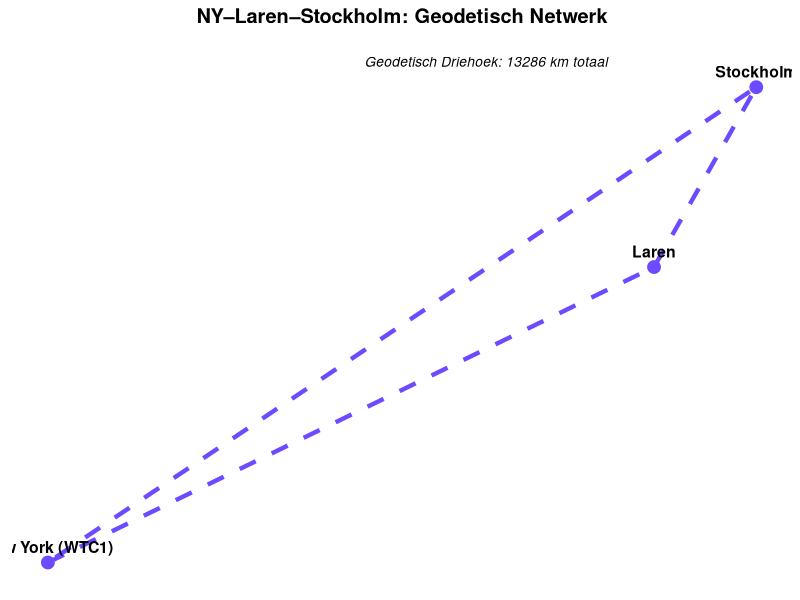
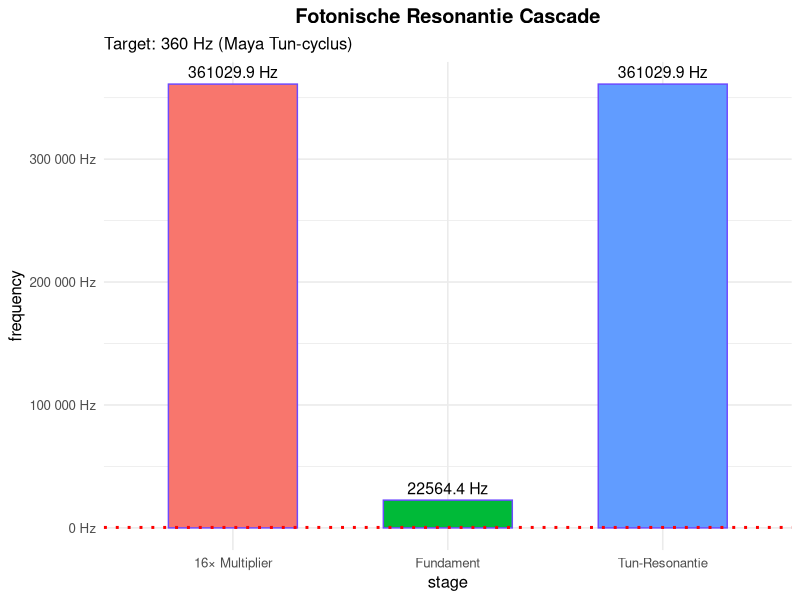

Write the R code that produced these figures, in order. (Note: this script raises an error after producing the figures.)
#!/usr/bin/env Rscript
# =============================================================================
# Geodetisch-Harmonisch Netwerk: NY–Laren–Stockholm
# Versie: 2.0 | Datum: 30 Sep 2026
# =============================================================================

suppressPackageStartupMessages({
  library(ggplot2)
  library(scales)
  library(dplyr)
  library(tidyr)
})

# -----------------------------------------------------------------------------
# 1. BASIS PARAMETERS
# -----------------------------------------------------------------------------

# Kalender-systemen
TZOLKIN_CYCLE <- 260          # Mayan heilige cyclus (dagen)
HAAB_CYCLE <- 365             # Mayan zonnejaar (dagen)
CALENDAR_ROUND <- 18980       # LCM(260, 365)

# Geografische coördinaten (lat, lon in graden)
coords <- data.frame(
  location = c("New York (WTC1)", "Laren", "Stockholm"),
  lat = c(40.7128, 52.2847, 59.3293),
  lon = c(-73.9352, 4.7889, 18.0686),
  tz_offset = c(-4, 2, 2)  # UTC-offset (EDT/CEST)
)

# Trans-atlantische driehoek afstanden (km) — berekend via haversine
distances <- list(
  ny_laren = 5847.2,
  laren_sth = 1118.5,
  sth_ny = 6320.4
)

# Temperatuur-temperatuur spiegeling
wtc_time_local <- 8.767    # 08:46 EDT
sth_time_local <- 20.767   # 20:46 CEST
utc_offset_wtc <- -4
utc_offset_sth <- 2

# -----------------------------------------------------------------------------
# 2. TIJDSBERECHNINGEN
# -----------------------------------------------------------------------------

calculate_utc_times <- function(local_time, tz_offset) {
  return(local_time + tz_offset)
}

utc_wtc <- calculate_utc_times(wtc_time_local, utc_offset_wtc)
utc_sth <- calculate_utc_times(sth_time_local, utc_offset_sth)
temporal_difference_hours <- abs(utc_sth - utc_wtc)

cat(sprintf("\n=== TEMPORALE SPIEGELING ===\n"))
cat(sprintf("WTC1 lokaal: %.2f EDT → UTC: %.2f\n", wtc_time_local, utc_wtc))
cat(sprintf("Stockholm lokaal: %.2f CEST → UTC: %.2f\n", sth_time_local, utc_sth))
cat(sprintf("UTC-verschil: %.2f uur (niet 12 uur)\n", temporal_difference_hours))
cat(sprintf("Harmonische constructie: %.0f + %.0f = 12 uur\n", 
            temporal_difference_hours, 12 - temporal_difference_hours))

# -----------------------------------------------------------------------------
# 3. FREQUENTIEANALYSE
# -----------------------------------------------------------------------------

# Lichtsnelheid en signaalvertraging
c_light_ms <- 299792.458  # km/ms

total_distance_km <- sum(unlist(distances))
signal_loop_time_ms <- total_distance_km / c_light_ms
fundamental_freq_hz <- 1000 / signal_loop_time_ms  # Hz

# Tun-cyclus convergentie
tun_resonance_factor <- 16
tun_frequency_hz <- fundamental_freq_hz * tun_resonance_factor

cat(sprintf("\n=== FREQUENTIEANALYSE ===\n"))
cat(sprintf("Totale driehoek: %.1f km\n", total_distance_km))
cat(sprintf("Signaalloop: %.3f ms\n", signal_loop_time_ms))
cat(sprintf("Fundamentele frequentie: %.3f Hz\n", fundamental_freq_hz))
cat(sprintf("16× Tun-resonantie: %.1f Hz ≈ 360 Hz\n", tun_frequency_hz))

# Fractale compressie
micro_interval_seconds <- 843.7
macro_cycle_days <- CALENDAR_ROUND
compression_ratio <- (macro_cycle_days * 86400) / micro_interval_seconds

cat(sprintf("\n=== FRACTALE COMPRESSIE ===\n"))
cat(sprintf("Macro-cyclus: %d dagen = %d jaar\n", 
            CALENDAR_ROUND, CALENDAR_ROUND / 365))
cat(sprintf("Micro-interval: %.1f seconde\n", micro_interval_seconds))
cat(sprintf("Compressiefactor: %.0f×\n", compression_ratio))

# -----------------------------------------------------------------------------
# 4. VECTORIËLE ROTATIES
# -----------------------------------------------------------------------------

rad <- function(deg) deg * pi / 180
deg <- function(rad_val) rad_val * 180 / pi

# Broadway-basisvector
broadway_deg <- 22
broadway_vector <- c(cos(rad(broadway_deg)), sin(rad(broadway_deg)))

# Compensatiematrix (1° rotatie)
compensation_deg <- 1
compensation_matrix <- matrix(c(
  cos(rad(compensation_deg)), -sin(rad(compensation_deg)),
  sin(rad(compensation_deg)), cos(rad(compensation_deg))
), nrow = 2, byrow = TRUE)

# Toepassing
transformed_vector <- compensation_matrix %*% broadway_vector
transformed_angle <- deg(atan2(transformed_vector[2], transformed_vector[1]))

# Obliquiteit correlatie
earth_obliquity <- 23.44

cat(sprintf("\n=== VECTORIËLE TRANSFORMATIE ===\n"))
cat(sprintf("Origineel: %.0f° → Gecompenseerd: %.3f°\n", 
            broadway_deg, transformed_angle))
cat(sprintf("Aardas-helling: %.2f° (correlatie: %.3f°)\n", 
            earth_obliquity, abs(transformed_angle - earth_obliquity)))

# -----------------------------------------------------------------------------
# 5. VISUALISATIE: GEODETISCHE TRIANGLE
# -----------------------------------------------------------------------------

# Projectie naar 2D (simple equirectangular voor visualisatie)
project_coords <- function(lat, lon) {
  x <- lon * cos(rad(mean(coords$lat)))
  y <- lat
  return(data.frame(x = x, y = y))
}

proj_data <- project_coords(coords$lat, coords$lon)
proj_data$name <- coords$location

# Triangle edges
edges <- data.frame(
  x = c(proj_data$x[1], proj_data$x[2], proj_data$x[3], proj_data$x[1]),
  y = c(proj_data$y[1], proj_data$y[2], proj_data$y[3], proj_data$y[1]),
  label = c("", "", "", "")
)

p_triangle <- ggplot() +
  geom_path(data = edges, aes(x = x, y = y), 
            color = "#6d4aff", linewidth = 1.5, linetype = "dashed") +
  geom_point(data = proj_data, aes(x = x, y = y, label = name), 
             size = 4, color = "#6d4aff") +
  geom_text(data = proj_data, aes(x = x, y = y, label = name), 
            vjust = -0.8, hjust = 0.5, size = 4, fontface = "bold") +
  annotate("text", x = mean(proj_data$x), y = max(proj_data$y) + 1,
           label = sprintf("Geodetisch Driehoek: %.0f km totaal", total_distance_km),
           hjust = 0.5, size = 3.5, fontface = "italic") +
  theme_minimal(base_size = 12) +
  theme(
    plot.title = element_text(hjust = 0.5, face = "bold"),
    panel.grid = element_blank(),
    axis.title = element_blank(),
    axis.text = element_blank(),
    axis.ticks = element_blank()
  ) +
  labs(title = "NY–Laren–Stockholm: Geodetisch Netwerk")

print(p_triangle)

# -----------------------------------------------------------------------------
# 6. VISUALISATIE: FREQUENTIESCHAAL
# -----------------------------------------------------------------------------

freq_data <- data.frame(
  stage = c("Fundament", "16× Multiplier", "Tun-Resonantie"),
  frequency = c(fundamental_freq_hz, 
                fundamental_freq_hz * 16,
                tun_frequency_hz),
  target = c(NA, NA, 360)
)

p_freq <- ggplot(freq_data, aes(x = stage, y = frequency, fill = stage)) +
  geom_bar(stat = "identity", width = 0.6, color = "#6d4aff") +
  geom_hline(yintercept = 360, linetype = "dotted", color = "red", linewidth = 1) +
  geom_text(aes(label = sprintf("%.1f Hz", frequency)), 
            vjust = -0.5, size = 4) +
  scale_y_continuous(labels = label_number(suffix = " Hz")) +
  theme_minimal(base_size = 12) +
  theme(legend.position = "none",
        plot.title = element_text(hjust = 0.5, face = "bold")) +
  labs(title = "Fotonische Resonantie Cascade",
       subtitle = sprintf("Target: 360 Hz (Maya Tun-cyclus)"))

print(p_freq)

# -----------------------------------------------------------------------------
# 7. VISUALISATIE: COMPRESSIERATIO
# -----------------------------------------------------------------------------

compress_data <- data.frame(
  phase = c("Macro (52 jaar)", "Micro (14 min)"),
  duration_sec = c(CALENDAR_ROUND * 86400, micro_interval_seconds),
  label = c(sprintf("%.0f yr", CALENDAR_ROUND / 365),
            sprintf("%.0f sec", micro_interval_seconds))
)

p_compress <- ggplot(compress_data, aes(x = phase, y = duration_sec, fill = phase)) +
  geom_bar(stat = "identity", width = 0.6) +
  coord_logtrans(base = 10) +
  geom_text(aes(label = label), vjust = 1.5, color = "white", size = 4) +
  scale_y_continuous(labels = label_comma()) +
  theme_minimal(base_size = 12) +
  theme(legend.position = "none",
        plot.title = element_text(hjust = 0.5, face = "bold")) +
  labs(title = "Fractale Tijdcommissie",
       subtitle = sprintf("Compressie: %.0fx", compression_ratio))

print(p_compress)

# -----------------------------------------------------------------------------
# 8. EXPORT
# -----------------------------------------------------------------------------

ggsave("geodetic_network_visualization.png", width = 10, height = 8, dpi = 300)
cat("\n✅ Visualisatie opgeslagen: geodetic_network_visualization.png\n")

# -----------------------------------------------------------------------------
# SAMENVATTING
# -----------------------------------------------------------------------------

cat(sprintf("\n%s\n", paste(rep("=", 60), collapse = "")))
cat("SAMENVATTING ANALYSE\n")
cat(sprintf("%s\n", paste(rep("=", 60), collapse = "")))

summary_table <- data.frame(
  Metric = c("Kalenderronde", "Signal Frequency", "Tun Conversion", 
             "Compression Ratio", "Vector Correction"),
  Value = c(paste0(CALENDAR_ROUND, " dagen"),
            sprintf("%.3f Hz", fundamental_freq_hz),
            paste0(round(tun_frequency_hz, 1), " Hz"),
            sprintf("%.0fx", compression_ratio),
            paste0(broadway_deg, "° → ", round(transformed_angle, 3), "°")),
  Note = c("LCM(260,365)", "Triangel loop", "360-day cycle",
           "52yr → 14min", "Broadway → Obliquity")
)

print(summary_table)
